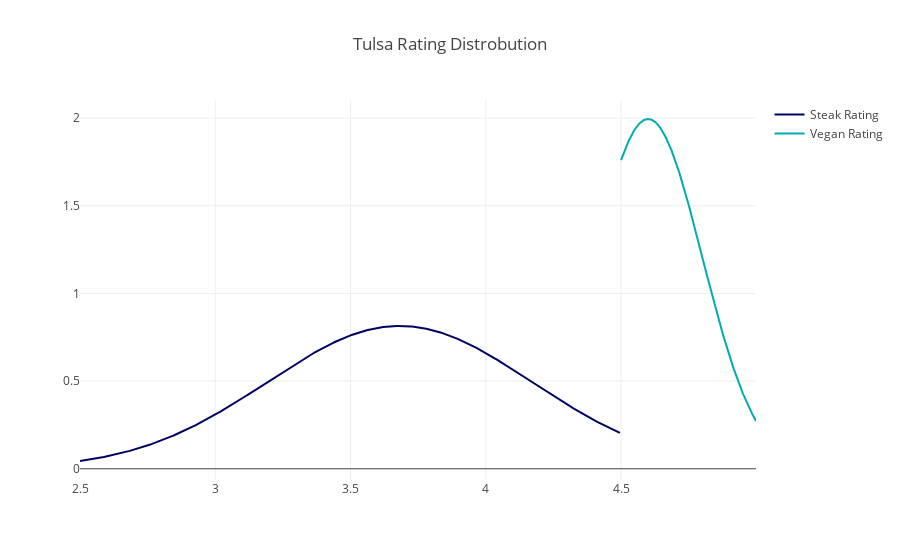

Write notebook code for a chart like this one.
### Code cell
tul3 = df[(df['city']=='tulsa')&(df['category']=='vegan')]['rating']  
tul4 = df[(df['city']=='tulsa')&(df['category']=='steak')]['rating']  
hist_data = [tul3, tul4]

group_labels = ['Vegan Rating', 'Steak Rating']

colors = ['rgb(0,172, 173)', 'rgb(0, 0, 100)']
tul_fig2 = ff.create_distplot(hist_data, group_labels, bin_size=.2, colors=colors, show_hist=False, curve_type='normal', show_rug=False)
tul_fig2['layout'].update(title='Tulsa Rating Distrobution')

plotly.offline.iplot(tul_fig2, filename='Distplot with Multiple Datasets')

### Figure 1 — Plotly figure (JSON) as saved in the notebook; plotly's stock layout.template omitted (floating-point values rounded to 4 significant figures; data arrays with more than 128 entries replaced by an {"elided": "..."} marker saying what was removed)
{"data": [{"legendgroup": "Vegan Rating", "marker": {"color": "rgb(0,172, 173)"}, "mode": "lines", "name": "Vegan Rating", "showlegend": true, "type": "scatter", "uid": "2dd58ab0-30b0-11e9-abd2-acde48001122", "x": {"elided": "500 float values"}, "xaxis": "x", "y": {"elided": "500 float values"}, "yaxis": "y"}, {"legendgroup": "Steak Rating", "marker": {"color": "rgb(0, 0, 100)"}, "mode": "lines", "name": "Steak Rating", "showlegend": true, "type": "scatter", "uid": "2dd58cfe-30b0-11e9-8d01-acde48001122", "x": {"elided": "500 float values"}, "xaxis": "x", "y": {"elided": "500 float values"}, "yaxis": "y"}], "layout": {"barmode": "overlay", "hovermode": "closest", "legend": {"traceorder": "reversed"}, "title": "Tulsa Rating Distrobution", "xaxis": {"anchor": "y2", "domain": [0, 1], "zeroline": false}, "yaxis": {"anchor": "free", "domain": [0, 1], "position": 0}}}
